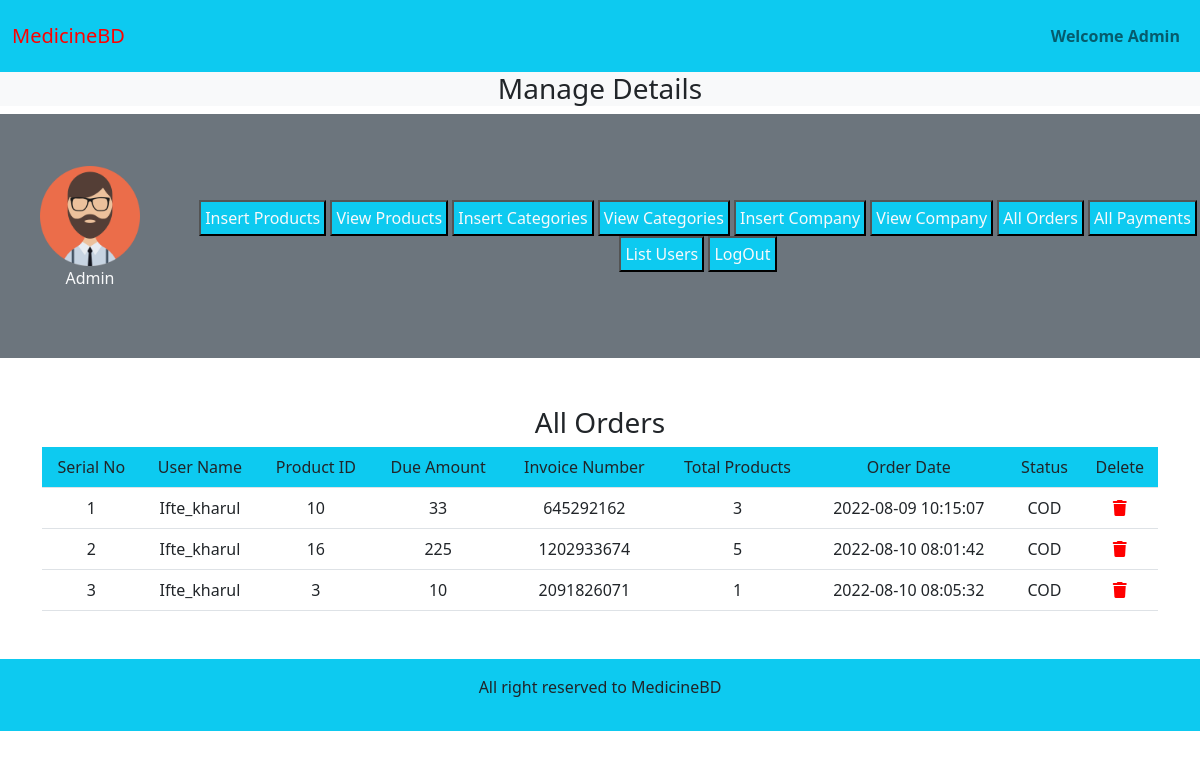
Screenshot of /medicinebd/admin_area/index.php?list_orders with the database file from the repository.
### tables this page shows
CREATE TABLE `user_orders` (
  `order_id` int(11) NOT NULL,
  `user_id` int(11) NOT NULL,
  `product_id` int(11) NOT NULL,
  `amount_due` int(255) NOT NULL,
  `invoice_number` int(255) NOT NULL,
  `total_products` int(255) NOT NULL,
  `order_date` timestamp NOT NULL DEFAULT current_timestamp() ON UPDATE current_timestamp(),
  `order_state` varchar(255) NOT NULL
);

CREATE TABLE `user_table` (
  `user_id` int(11) NOT NULL,
  `user_username` varchar(100) NOT NULL,
  `user_email` varchar(100) NOT NULL,
  `user_password` varchar(255) NOT NULL,
  `user_image` varchar(255) NOT NULL,
  `user_ip` varchar(100) NOT NULL,
  `user_address` varchar(255) NOT NULL,
  `user_mobile` varchar(20) NOT NULL
);

### medicinebd/admin_area/list_orders.php (the view)
<h3 class="text-center">All Orders</h3>
<table class="table table-borderd text-center">
    <thead class="bg-info">
        <?php
        $order_query="SELECT * from user_orders";
        $order=mysqli_query($con,$order_query);
        $count= mysqli_num_rows($order);
        if($count==0){
            echo "<h3 class='text-center'>No Orders to Show</h3>";
        }else{
        ?>
        <tr>
            <td>Serial No</td>
            <td>User Name</td>
            <td>Product ID</td>
            <td>Due Amount</td>
            <td>Invoice Number</td>
            <td>Total Products</td>
            <td>Order Date</td>
            <td>Status</td>
            <td>Delete</td>
        </tr>
    </thead>
    <tbody>
        <?php
            $num=0;
           while($row=mysqli_fetch_assoc($order)){
            $num++;
            $product_id=$row['product_id'];
            $order_id=$row['order_id'];
            $user_id=$row['user_id'];
            $amount_due=$row['amount_due'];
            $invoice_number=$row['invoice_number'];
            $total_products=$row['total_products'];
            $order_date=$row['order_date'];
            $order_state=$row['order_state'];
            if($order_state=='Complete'){
                $order_status='COD';
            }else{
                $order_status='Pending';
            }
            $user_query="SELECT * from user_table where user_id=$user_id";
            $user=mysqli_query($con,$user_query);
            $row_user=mysqli_fetch_assoc($user);
            $user_name=$row_user['user_username'];
        ?>
        <tr>
            <td><?php echo $num; ?></td>
            <td><?php echo $user_name; ?></td>
            <td><?php echo $product_id; ?></td>
            <td><?php echo $amount_due; ?></td>
            <td><?php echo $invoice_number; ?></td>
            <td><?php echo $total_products; ?></td>
            <td><?php echo $order_date; ?></td>
            <td><?php echo $order_status; ?></td>
            <td><a href='index.php?delete_order=<?php echo $order_id; ?>' style='color: red;'><i class='fa-solid fa-trash'></i></a></td>
        </tr>
        <?php
       } } ?>
    </tbody>
</table>

### medicinebd/styles.css (style rules this page uses)
* { margin: 0; padding: 0; box-sizing: border-box; }

### medicinebd/admin_area/index.php (style rules this page uses)
body { overflow-x: hidden; }

### rows the page displays
user_orders: user.user_username "Ifte_kharul", product "10", amount_due "33", invoice_number "645292162", total_products "3", order_date "2022-08-09 10:15:07", order_state "COD"
user_orders: user.user_username "Ifte_kharul", product "16", amount_due "225", invoice_number "1202933674", total_products "5", order_date "2022-08-10 08:01:42", order_state "COD"
user_orders: user.user_username "Ifte_kharul", product "3", amount_due "10", invoice_number "2091826071", total_products "1", order_date "2022-08-10 08:05:32", order_state "COD"
